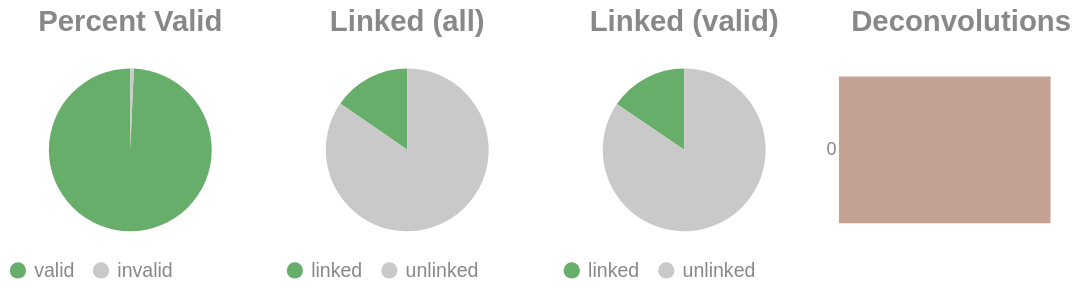

The notebook cell this image was saved under:
### Code cell
if SKIPLR:
    pass
else:
    clash = Counter()
    for i in valids['molecule'].to_list():
        _mol = i.split("-")
        if len(_mol) == 1:
            clash.update('0')
        else:
            clash.update(_mol[-1])

    _d = {"deconvolutions": [], 'count': []}
    for k,v in clash.items():
        _d['deconvolutions'].append(k)
        _d['count'].append(v)

    tot_valid = valids['reads'].sum()
    mask = valids['reads'] >= 2
    n_linked_reads = valids.filter(mask)['reads'].sum()
    if n_linked_reads == 0:
        print_html("No linked molecules (>=2 reads) were detected; skipping linked-only distributions.")
        SKIPLR = True
    else:
        perc_valid = round(tot_valid / n_reads, 4)
        linked_perc_abs = round(n_linked_reads / n_reads, 4)
        linked_perc = round(n_linked_reads / tot_valid, 4)

    _valid = pl.DataFrame({"valids": ['valid', 'invalid'], "count": [tot_valid, n_reads - tot_valid]})
    _linked_abs = pl.DataFrame({"linked (absolute)": ['linked', 'unlinked'], "count": [n_linked_reads, n_reads - n_linked_reads]})
    _linked_rel = pl.DataFrame({"linked (valids)": ['linked', 'unlinked'], "count": [n_linked_reads, tot_valid - n_linked_reads]})

    (
        alt.hconcat(
            piechart(_valid, goodval = 'valid', title = "Percent Valid"),
            piechart(_linked_abs, goodval = "linked", title =  "Linked (all)"),
            piechart(_linked_rel, goodval = "linked", title =  "Linked (valid)"),
            convolutionbar(pl.DataFrame(_d), title = "Deconvolutions"),
            center = True,
            bounds = 'flush'
        )
        .resolve_scale(color='independent')
        .resolve_legend('independent')
        .properties(usermeta={'embedOptions': {"actions": False}})
    ).display()

### Figure 1 — Vega-Lite specification as saved in the notebook (floating-point values rounded to 4 significant figures)
{"width": "container", "height": 400, "config": {"title": {"anchor": "start", "dy": -15, "fontSize": 18, "color": "#888888", "subtitleColor": "#888888", "subtitleFontSize": 14}, "arc": {"fill": "#0072B2"}, "axis": {"domainColor": "#888888", "domainWidth": 0.5, "gridWidth": 0.2, "grid": false, "titleFontWeight": 400, "titleFontSize": 15, "labelFontSize": 11, "labelColor": "#888888", "tickColor": "#888888", "tickWidth": 0.2, "titleColor": "#888888"}, "axisBand": {"grid": false}, "axisX": {"grid": true, "tickSize": 10, "domainCap": "round"}, "axisY": {"domain": false, "grid": true, "tickSize": 0, "domainCap": "round"}, "background": "transparent", "header": {"labelFontSize": 15, "labelColor": "#888888", "titleFontSize": 15, "titleFontWeight": 600, "titleColor": "#888888"}, "legend": {"labelFont": "sans-serif", "labelFontSize": 12, "labelColor": "#888888", "symbolSize": 100, "symbolType": "circle", "titleFontSize": 12, "titlePadding": 10, "titleColor": "#888888", "title": null}, "range": {"category": ["#E69F00", "#56B4E9", "#009E73", "#F0E442", "#0072B2", "#D55E00", "#CC79A7", "#000000"], "diverging": ["#cfe8f3", "#a2d4ec", "#73bfe2", "#46abdb", "#1696d2", "#12719e"]}, "area": {"fill": "#0072B2", "fillOpacity": 0.7, "line": true, "strokeOpacity": 0.7}, "line": {"color": "#0072B2", "stroke": "#0072B2", "strokeWidth": 2}, "trail": {"color": "#0072B2", "stroke": "#0072B2", "strokeWidth": 0, "size": 1}, "point": {"filled": true, "fillOpacity": 1.0, "size": 95}, "text": {"color": "#888888", "fontSize": 11, "align": "right", "fontWeight": 400, "size": 11}, "bar": {"fill": "#0072B2", "stroke": null}, "view": {"stroke": null, "continuousWidth": 660, "continuousHeight": 400}}, "hconcat": [{"data": {"name": "data-4518480a8c7b1e3d99b439e3f64040a4"}, "mark": {"type": "arc"}, "encoding": {"color": {"field": "valids", "legend": {"orient": "bottom", "title": null}, "scale": {"domain": ["valid", "invalid"], "range": ["#68ae6b", "#C9C9C9"]}, "title": "Valids", "type": "nominal"}, "theta": {"field": "count", "type": "quantitative"}, "tooltip": [{"field": "valids", "title": "Valids", "type": "ordinal"}, {"field": "percent", "format": ".2%", "title": "Percent", "type": "quantitative"}, {"field": "count", "title": "Count", "type": "quantitative"}]}, "height": 100, "title": {"text": "Percent Valid", "align": "center", "anchor": "middle"}, "transform": [{"calculate": "datum.count / 3329694", "as": "percent"}], "width": 150}, {"data": {"name": "data-5267de1e7ba5536e218caa3a5d80444d"}, "mark": {"type": "arc"}, "encoding": {"color": {"field": "linked (absolute)", "legend": {"orient": "bottom", "title": null}, "scale": {"domain": ["linked", "unlinked"], "range": ["#68ae6b", "#C9C9C9"]}, "title": "Linked (Absolute)", "type": "nominal"}, "theta": {"field": "count", "type": "quantitative"}, "tooltip": [{"field": "linked (absolute)", "title": "Linked (Absolute)", "type": "ordinal"}, {"field": "percent", "format": ".2%", "title": "Percent", "type": "quantitative"}, {"field": "count", "title": "Count", "type": "quantitative"}]}, "height": 100, "title": {"text": "Linked (all)", "align": "center", "anchor": "middle"}, "transform": [{"calculate": "datum.count / 3329694", "as": "percent"}], "width": 150}, {"data": {"name": "data-2f4fd17769fe5e2e4f78bd377c569931"}, "mark": {"type": "arc"}, "encoding": {"color": {"field": "linked (valids)", "legend": {"orient": "bottom", "title": null}, "scale": {"domain": ["linked", "unlinked"], "range": ["#68ae6b", "#C9C9C9"]}, "title": "Linked (Valids)", "type": "nominal"}, "theta": {"field": "count", "type": "quantitative"}, "tooltip": [{"field": "linked (valids)", "title": "Linked (Valids)", "type": "ordinal"}, {"field": "percent", "format": ".2%", "title": "Percent", "type": "quantitative"}, {"field": "count", "title": "Count", "type": "quantitative"}]}, "height": 100, "title": {"text": "Linked (valid)", "align": "center", "anchor": "middle"}, "transform": [{"calculate": "datum.count / 3306989", "as": "percent"}], "width": 150}, {"data": {"name": "data-70d6c6c37fabaa9af916643d2824fe1d"}, "mark": {"type": "bar"}, "encoding": {"color": {"field": "deconvolutions", "legend": null, "scale": {"scheme": "lightgreyred"}, "type": "nominal"}, "tooltip": [{"field": "deconvolutions", "title": "Deconvolutions", "type": "ordinal"}, {"field": "percent", "format": ".2%", "title": "Percent", "type": "quantitative"}, {"field": "count", "title": "Count", "type": "quantitative"}], "x": {"axis": null, "field": "count", "type": "quantitative"}, "y": {"field": "deconvolutions", "sort": "ascending", "title": null, "type": "nominal"}}, "height": 100, "title": {"text": "Deconvolutions", "align": "center", "anchor": "middle"}, "transform": [{"calculate": "datum.count / 3030640", "as": "percent"}], "width": 150}], "bounds": "flush", "center": true, "resolve": {"legend": {"angle": "independent"}, "scale": {"color": "independent"}}, "usermeta": {"embedOptions": {"actions": false}}, "$schema": "https://vega.github.io/schema/vega-lite/v6.1.0.json", "datasets": {"data-4518480a8c7b1e3d99b439e3f64040a4": [{"valids": "valid", "count": 3306989}, {"valids": "invalid", "count": 22705}], "data-5267de1e7ba5536e218caa3a5d80444d": [{"linked (absolute)": "linked", "count": 512397}, {"linked (absolute)": "unlinked", "count": 2817297}], "data-2f4fd17769fe5e2e4f78bd377c569931": [{"linked (valids)": "linked", "count": 512397}, {"linked (valids)": "unlinked", "count": 2794592}], "data-70d6c6c37fabaa9af916643d2824fe1d": [{"deconvolutions": "0", "count": 3030640}]}}
